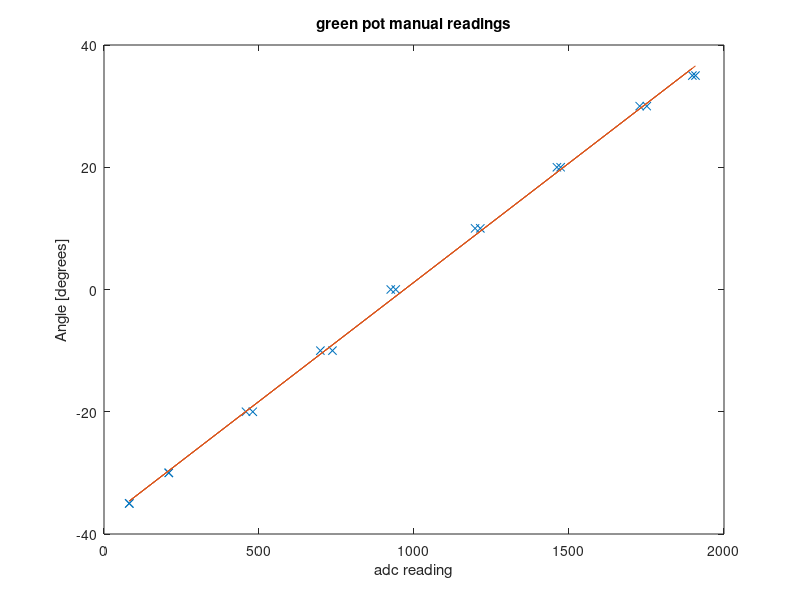

The MATLAB source for this figure:
%% Green
% log_name = "green_10_deg_intervals";
% topic = "adc_report";
% directory = "/home/murray/OneDrive/Masters/QGroundControl/Logs/HoneyBee/2021-03-29_calibrate_pot_green";
% filename = strcat(directory, "/", log_name, "_", topic, "_0", ".csv");
% csv_matrix = readmatrix(filename);
% 
% timestamp = csv_matrix(:,1).*1e-6; % in seconds
% raw_data = csv_matrix(:,3:14);
% 
% close all;
% channels = [4]; % Chaneel 11 = 3.3V, Channel 4 = 6.6V
% for i = channels
%     figure(i+1);
%     plot(timestamp, raw_data(:,i+1))
% end

% Manual measurements
% Take stick to angle on protractor
% send command on MAVlink console: listener adc_report -n 3
manual_input = [... % [angle degrees, adc]
    55, 81;    
    60, 209;
    70, 480;
    80, 737;
    90, 941;
    100, 1197;
    110, 1461;
    120, 1728;
    125, 1898;
    55, 82;
    60, 209;
    70, 458;
    80, 698;
    90, 925;
    100, 1214;
    110, 1473;
    120, 1751;
    125, 1908
];

manual_input(:,1) = manual_input(:,1) - 90; % Convert to 0 deg = down

% pot range = [-]
line_fit = polyfit(manual_input(:,2), manual_input(:,1), 1);

green_adc2angle = @(adc) polyval(line_fit, adc); % Convert green adc value to angle [degrees]

angle = green_adc2angle(882)

% Plot range
figure
plot(manual_input(:,2), manual_input(:,1), 'x')
hold on
plot(manual_input(:,2), green_adc2angle(manual_input(:,2)))
title('green pot manual readings')
xlabel('adc reading')
ylabel('Angle [degrees]')
